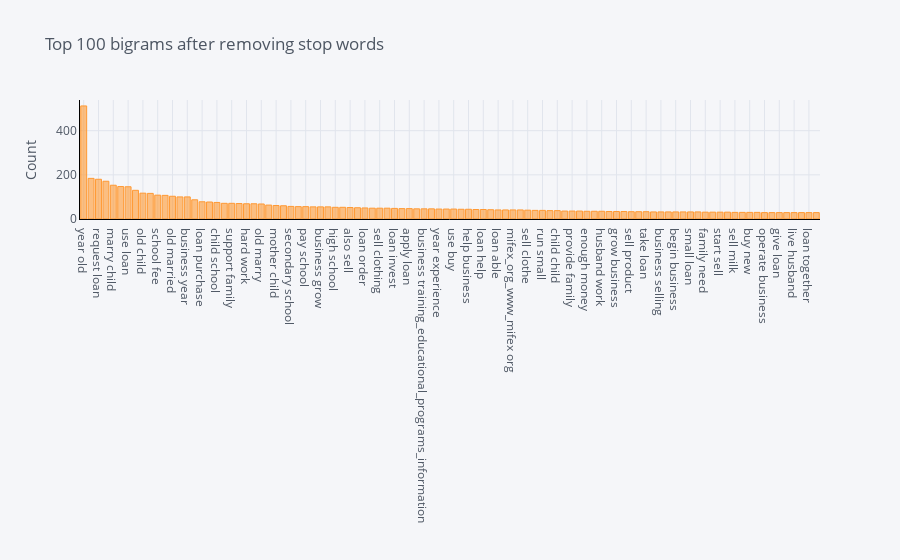

The notebook cell this image was saved under:
### Code cell
# コーパス全体の上位100バイグラム
plot_model(plot='bigram')

### Figure 1 — Plotly figure (JSON) as saved in the notebook; plotly's stock layout.template omitted (floating-point values rounded to 4 significant figures)
{"data": [{"marker": {"color": "rgba(255, 153, 51, 0.6)", "line": {"color": "rgba(255, 153, 51, 1.0)", "width": 1}}, "name": "count", "orientation": "v", "text": "", "type": "bar", "x": ["year old", "start business", "request loan", "year ago", "marry child", "loan buy", "use loan", "expand business", "old child", "first loan", "school fee", "small business", "old married", "loan use", "business year", "repay loan", "loan purchase", "second loan", "child school", "business sell", "support family", "loan usd", "hard work", "married child", "old marry", "work hard", "mother child", "primary school", "secondary school", "start small", "pay school", "business able", "business grow", "need loan", "high school", "increase stock", "also sell", "increase income", "loan order", "run business", "sell clothing", "child age", "loan invest", "last year", "apply loan", "educate child", "business training_educational_programs_information", "woman group", "year experience", "child live", "use buy", "receive loan", "help business", "pay loan", "loan help", "training_educational_programs_information microfinance_ecuador_services_please", "loan able", "plan use", "mifex_org_www_mifex org", "microfinance_ecuador_services_please mifex_org_www_mifex", "sell clothe", "mifex_offers_client business", "run small", "group member", "child child", "attend school", "provide family", "hope business", "enough money", "able buy", "husband work", "child also", "grow business", "support child", "sell product", "willing_repay loan", "take loan", "business allow", "business selling", "husband child", "begin business", "member group", "small loan", "operate small", "family need", "old woman", "start sell", "business help", "sell milk", "child boy", "buy new", "small store", "operate business", "child primary", "give loan", "high demand", "live husband", "loan expand", "loan together", "help husband"], "y": [512, 184, 180, 171, 153, 147, 146, 130, 117, 116, 108, 107, 103, 100, 100, 87, 78, 77, 75, 71, 71, 70, 69, 69, 68, 63, 61, 60, 57, 56, 56, 55, 55, 55, 53, 53, 52, 51, 50, 49, 49, 49, 48, 47, 47, 46, 46, 46, 45, 45, 45, 44, 44, 43, 43, 42, 41, 41, 41, 41, 40, 39, 39, 38, 38, 36, 36, 36, 35, 35, 35, 34, 34, 34, 33, 33, 33, 32, 32, 32, 32, 32, 32, 32, 31, 31, 31, 31, 30, 30, 30, 30, 29, 29, 29, 29, 29, 29, 29, 29]}], "layout": {"legend": {"bgcolor": "#F5F6F9", "font": {"color": "#4D5663"}}, "paper_bgcolor": "#F5F6F9", "plot_bgcolor": "#F5F6F9", "title": {"font": {"color": "#4D5663"}, "text": "Top 100 bigrams after removing stop words"}, "xaxis": {"gridcolor": "#E1E5ED", "linecolor": "black", "showgrid": true, "tickfont": {"color": "#4D5663"}, "title": {"font": {"color": "#4D5663"}, "text": ""}, "zerolinecolor": "#E1E5ED"}, "yaxis": {"gridcolor": "#E1E5ED", "linecolor": "black", "showgrid": true, "tickfont": {"color": "#4D5663"}, "title": {"font": {"color": "#4D5663"}, "text": "Count"}, "zerolinecolor": "#E1E5ED"}}}
